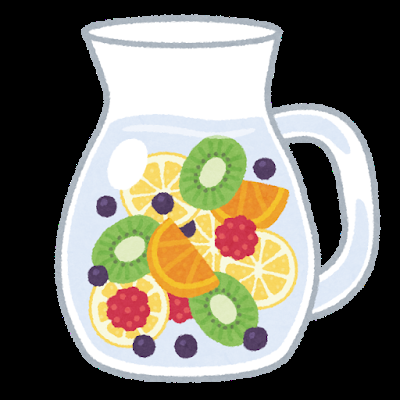
#> input picture sample/irasutoya_drink.png, 400 x 400 px, found by its file name
$ jupyter execute scikit-image.ipynb
#> lines starting #> are read from the running program, lines starting #| are printed output that depends on the picture; after the words box and inside, x2 and y2 are one past the last pixel; in counts of white or black regions, pixels touching at a corner belong together
<a href="https://colab.research.google.com/github/shizoda/education/blob/main/image/scikit-image.ipynb" target="_parent"></a>

# 🖼️ デジタル画像の基礎

このノートブックは、デジタル画像の基本的な概念を実践的に学ぶためのものです。コンピュータが画像をどのように「見て」いるのか、つまり「数値の集まり」としてどう扱っているのかを理解することを目的とします。

今回は、一枚の画像の中から特徴的な部分（ROI: Region of Interest）を自動で見つけ出し、その部分を構成するピクセルの値を実際に目で見て確認します。

## 📖 このノートブックで学べること
* Pythonを使った画像の読み込み、リサイズ、色空間の変換
* カラー画像がR (Red), G (Green), B (Blue) の3つのチャンネルから成り立つことの理解
* 「関心領域（ROI）」の概念と、その自動探索アルゴリズムの実装
    * 色の鮮やかさ（色彩情報）とコントラスト（輝度情報）を評価指標とする方法を学びます。
* 画像の特定領域を拡大し、ピクセル単位の数値データを可視化する方法

## 🛠️ ツールの使い方
このノートブックは、インタラクティブなUIを備えています。

1.  **ROI（関心領域）の設定**フォームが表示されます。
2.  **自動探索モード**
    * デフォルト（`manual_x = -1`）のままコードを実行すると、プログラムが画像内で最も特徴的だと判断した領域を自動で探し、その座標（X, Y）を出力します。
3.  **手動設定モード**
    * `manual_x`と`manual_y`に0以上の整数値を入力すると、指定した座標を左上としてROIが設定されます。自動探索で見つかった座標や、自分で試したい座標を入力して結果を比較してみましょう。

それでは、実際にコードを実行して、画像に含まれる値を確認してみましょう。

[cell 1]
# @markdown ### ROI（関心領域）の設定
# @markdown `manual_x` か `manual_y` に-1を設定すると自動探索モードになります。
# @markdown 0以上の値を設定すると、その座標がROIの左上隅として手動で設定されます。
# @markdown ---
manual_x = -1  # @param {type:"integer"}
manual_y = -1  # @param {type:"integer"}
manual_width = 7  # @param {type:"integer"}
manual_height = 10 # @param {type:"integer"}

import cv2
import numpy as np
import matplotlib.pyplot as plt
import urllib.request
from matplotlib.colors import LinearSegmentedColormap

# 画像のダウンロード
url = "https://raw.githubusercontent.com/shizoda/education/refs/heads/main/sample/irasutoya_drink.png"
image_path = "/tmp/downloaded_image.png"

try:
    with urllib.request.urlopen(url) as response, open(image_path, 'wb') as f:
        f.write(response.read())
except Exception as e:
    print(f"画像のダウンロードに失敗しました。エラー: {e}")
    exit()

# 画像の読み込み (アルファチャンネルを保持)
image = cv2.imread(image_path, cv2.IMREAD_UNCHANGED)
#> image is the input picture: shape (400, 400, 4); mean B, G, R, A 106.3, 118, 120.9, 140.6

if image is None:
    print("画像の読み込みに失敗しました。")
    exit()

# アルファチャンネルがある場合、透明部分を白に変換
if image.shape[2] == 4:
    alpha_channel = image[:,:,3]
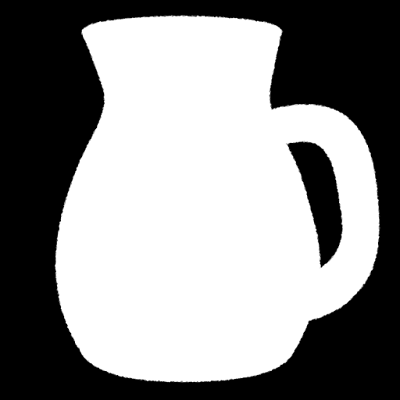
#> alpha_channel: shape (400, 400); min 0, max 255, mean 140.6
    image[alpha_channel == 0] = [255, 255, 255, 255]
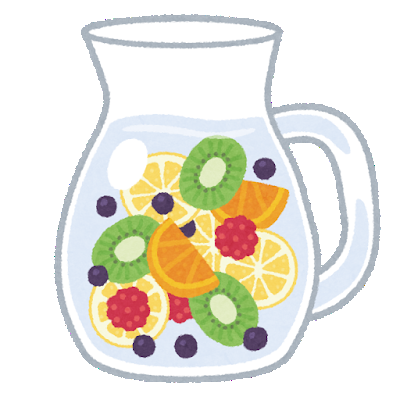
#> image: shape (400, 400, 4); mean B, G, R, A 218.3, 230.1, 233, 252.7

# BGR/BGRAからRGBに変換
if image.shape[2] == 4:
    image_rgb_orig = cv2.cvtColor(image, cv2.COLOR_BGRA2RGB)
else:
    image_rgb_orig = cv2.cvtColor(image, cv2.COLOR_BGR2RGB)

# 画像を128x128にリサイズ
target_size = (128, 128)
image_rgb = cv2.resize(image_rgb_orig, target_size, interpolation=cv2.INTER_AREA)
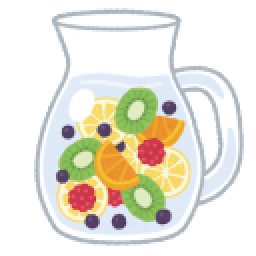
#> image_rgb: shape (128, 128, 3) (shown 2 times larger); mean R, G, B 233, 230.1, 218.3

# グレースケール変換
gray = cv2.cvtColor(image_rgb, cv2.COLOR_RGB2GRAY)
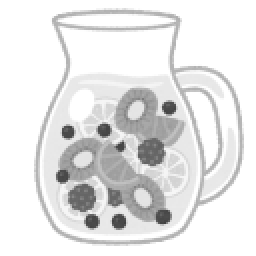
#> gray: shape (128, 128) (shown 2 times larger); min 65, max 255, mean 229.6

# --- ROIの決定ロジック ---
final_x, final_y, final_w, final_h = 0, 0, manual_width, manual_height

if manual_x < 0 or manual_y < 0:
    print("自動モードでROIを探索します...")
    # ▼▼▼ バランス調整用の重み ▼▼▼
    w_color = 3.0
    w_variance = 10.0

    best_x, best_y = -1, -1
    max_combined_score = -1

    scan_width = image_rgb.shape[1] - final_w
#> scan_width = 121
    scan_height = image_rgb.shape[0] - final_h
#> scan_height = 118

    if scan_width >= 0 and scan_height >= 0:
        for y in range(scan_height):
            for x in range(scan_width):
                roi_rgb = image_rgb[y:y+final_h, x:x+final_w]

                # 1. カラフルさのスコア
                roi_r = roi_rgb[:, :, 0].astype(np.int16)
                roi_g = roi_rgb[:, :, 1].astype(np.int16)
                roi_b = roi_rgb[:, :, 2].astype(np.int16)
                color_diff_score = np.sum(np.abs(roi_r - roi_g)) + \
                                   np.sum(np.abs(roi_g - roi_b)) + \
                                   np.sum(np.abs(roi_b - roi_r))

                # 2. 明るさの分散スコア
                roi_gray = gray[y:y+final_h, x:x+final_w]
                variance_score = np.var(roi_gray)

                # 3. 最終スコア
                combined_score = (w_color * color_diff_score) + (w_variance * variance_score)

                if combined_score > max_combined_score:
                    max_combined_score = combined_score
                    best_x, best_y = x, y
#> after the loop, best_x = 44; best_y = 94; max_combined_score = 87108.9

        final_x, final_y = best_x, best_y
#> final_x = 44; final_y = 94
        print(f"探索結果: X={final_x}, Y={final_y} にROIを自動設定しました。")
#| 探索結果: X=44, Y=94 にROIを自動設定しました。
    else:
        print("画像サイズが探索領域より小さいため、自動探索をスキップしました。")

else:
    print(f"手動モード: X={manual_x}, Y={manual_y} にROIを設定します。")
    final_x, final_y = manual_x, manual_y

# --- ここから後続の処理 ---
# 座標が画像の範囲外にならないように補正
final_x = max(0, min(final_x, image_rgb.shape[1] - final_w))
final_y = max(0, min(final_y, image_rgb.shape[0] - final_h))

# 見つかった領域を矩形で囲む
image_with_rect = image_rgb.copy()
cv2.rectangle(image_with_rect, (final_x, final_y), (final_x + final_w, final_y + final_h), (0, 0, 255), 1)
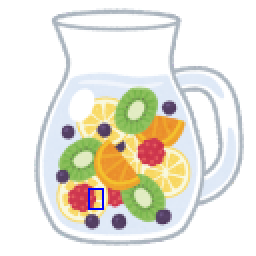
#> image_with_rect: shape (128, 128, 3) (shown 2 times larger); 0.21% of pixels changed, all inside (x1, y1, x2, y2) = (44, 94, 52, 105)

# 拡大する部分の座標
roi_gray = gray[final_y:final_y+final_h, final_x:final_x+final_w]
roi_r = image_rgb[final_y:final_y+final_h, final_x:final_x+final_w, 0]
roi_g = image_rgb[final_y:final_y+final_h, final_x:final_x+final_w, 1]
roi_b = image_rgb[final_y:final_y+final_h, final_x:final_x+final_w, 2]

# (以下、グラフ描画のコードは変更なし)
# ... (ピクセル値プロット用の関数やカスタムカラーマップ定義) ...

# ピクセル値を文字として表示し、格子を描画する汎用関数
def show_channel_with_grid_and_values(ax, data, title, cmap='gray', vmin=0, vmax=255):
    ax.imshow(data, cmap=cmap, vmin=vmin, vmax=vmax)
    ax.set_title(title)
    ax.axis("off")
    # 格子を描画
    for i in range(data.shape[0] + 1):
        ax.axhline(i - 0.5, color='white', lw=1)
    for j in range(data.shape[1] + 1):
        ax.axvline(j - 0.5, color='white', lw=1)
    for i in range(data.shape[0]):
        for j in range(data.shape[1]):
            # テキストの色を濃度値に応じて変更
            if "Red Channel" in title: text_color = "white"  # if data[i, j] <= 230 else "black"
            elif "Blue Channel" in title: text_color = "white"
            else: text_color = "white" if data[i, j] < 128 else "black"
            ax.text(j, i, f"{data[i, j]:3}", ha="center", va="center", color=text_color, fontsize=10)

# カスタムカラーマップを定義
cdict_red = {'red':   ((0.0, 0.0, 0.0), (1.0, 1.0, 1.0)), 'green': ((0.0, 0.0, 0.0), (1.0, 0.0, 0.0)), 'blue':  ((0.0, 0.0, 0.0), (1.0, 0.0, 0.0))}
Red_cmap = LinearSegmentedColormap('Red_cmap', segmentdata=cdict_red, N=256)
cdict_green = {'red':   ((0.0, 0.0, 0.0), (1.0, 0.0, 0.0)), 'green': ((0.0, 0.0, 0.0), (1.0, 1.0, 1.0)), 'blue':  ((0.0, 0.0, 0.0), (1.0, 0.0, 0.0))}
Green_cmap = LinearSegmentedColormap('Green_cmap', segmentdata=cdict_green, N=256)
cdict_blue = {'red':   ((0.0, 0.0, 0.0), (1.0, 0.0, 0.0)), 'green': ((0.0, 0.0, 0.0), (1.0, 0.0, 0.0)), 'blue':  ((0.0, 0.0, 0.0), (1.0, 1.0, 1.0))}
Blue_cmap = LinearSegmentedColormap('Blue_cmap', segmentdata=cdict_blue, N=256)

# --- グラフ描画 ---
# 1. 全体像のプロット
fig = plt.figure(figsize=(8, 7))

ax1 = fig.add_subplot(3, 4, 1)
ax1.imshow(image_rgb)
ax1.set_title(f"Resized ({target_size[0]}x{target_size[1]})")
ax1.axis("off")

ax4 = fig.add_subplot(3, 4, 2)
ax4.imshow(image_rgb[:,:,0], cmap=Red_cmap)
ax4.set_title("Red Channel")
ax4.axis("off")

ax5 = fig.add_subplot(3, 4, 3)
ax5.imshow(image_rgb[:,:,1], cmap=Green_cmap)
ax5.set_title("Green Channel")
ax5.axis("off")

ax6 = fig.add_subplot(3, 4, 4)
ax6.imshow(image_rgb[:,:,2], cmap=Blue_cmap)
ax6.set_title("Blue Channel")
ax6.axis("off")

ax2 = fig.add_subplot(3, 4, 5)
ax2.imshow(gray, cmap='gray')
ax2.set_title("Grayscale Image")
ax2.axis("off")

ax3 = fig.add_subplot(3, 4, 6)
ax3.imshow(image_with_rect)
ax3.set_title("Region of Interest")
ax3.axis("off")

# 拡大している領域の周囲 32x24 画素を切り出し表示
enlarged_w, enlarged_h = 32, 24
enlarged_x = max(0, final_x - (enlarged_w - final_w) // 2)
#> enlarged_x = 32
enlarged_y = max(0, final_y - (enlarged_h - final_h) // 2)
#> enlarged_y = 87
roi_enlarged = image_with_rect[enlarged_y:enlarged_y+enlarged_h, enlarged_x:enlarged_x+enlarged_w]
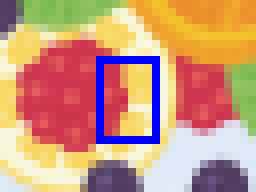
#> roi_enlarged: shape (24, 32, 3) (shown 8 times larger); mean R, G, B 202.2, 153.1, 125.3
ax7 = fig.add_subplot(3, 4, 7)
ax7.imshow(roi_enlarged)
ax7.set_title(f"Enlarged Region")
ax7.axis("off")

plt.tight_layout()
plt.show()
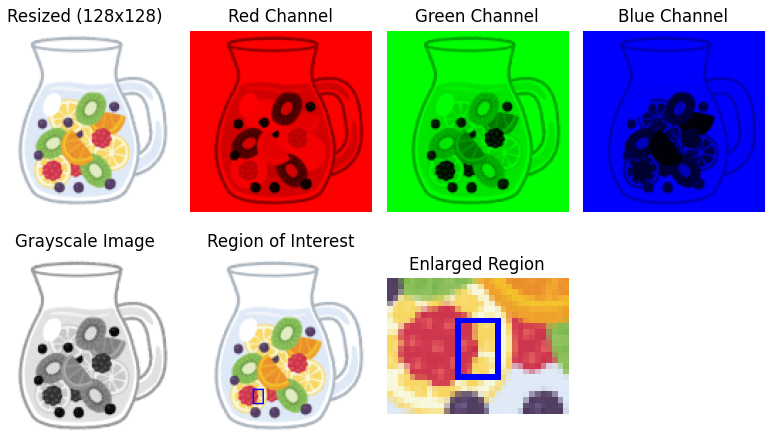
#> figure drawn by matplotlib, 7 panels

# 2. ROIの詳細プロット
fig, axes = plt.subplots(1, 4, figsize=(9, 4))
show_channel_with_grid_and_values(axes[3], roi_b, "Blue Channel (ROI)", cmap=Blue_cmap)
show_channel_with_grid_and_values(axes[2], roi_g, "Green Channel (ROI)", cmap=Green_cmap)
show_channel_with_grid_and_values(axes[1], roi_r, "Red Channel (ROI)", cmap=Red_cmap)
show_channel_with_grid_and_values(axes[0], roi_gray, "Grayscale (ROI)")
plt.tight_layout()
plt.show()
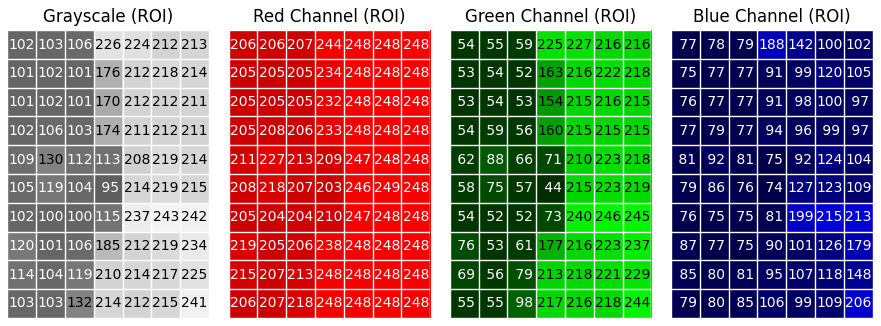
#> figure drawn by matplotlib, 4 panels

---
## 🎞️ 演習: scikit-image によるフィルタリング

前のセルでは、画像のうち特定の領域のピクセル値を直接確認しました。

ここからは演習として、`scikit-image` というライブラリを使って、Numpy 配列として読み込んだ画像に**フィルタリング処理**を適用してみましょう。`scikit-image` は、Numpy 配列を直接操作することに特化した科学計算・画像処理ライブラリです。

[cell 2]
# --- セル 1: 🚀 ライブラリのインポートと画像のロード ---
# このセルは、演習に必要なライブラリをインポートし、
# 題材となる画像をロードするためのものです。

from skimage import data, transform, color, filters, io, morphology
from skimage.util import img_as_float, img_as_ubyte
import matplotlib.pyplot as plt
import numpy as np

# 演習用に 'astronaut' (カラー) 画像をロードします
# この画像は (512, 512, 3) の形状を持つ uint8 型の Numpy 配列です
try:
    image_color = data.astronaut()
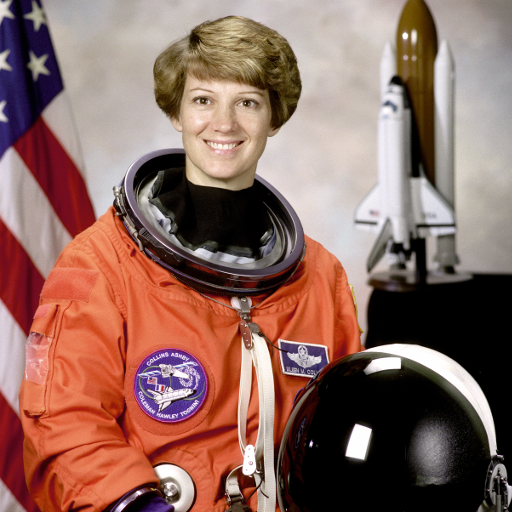
#> input picture skimage.data.astronaut(), 512 x 512 px
#> image_color is the input picture: shape (512, 512, 3); mean R, G, B 141.6, 105.8, 96.5

    print(f"画像 'astronaut' を image_color 変数にロードしました。")
    print(f"変数の型 (type): {type(image_color)}")
#| 変数の型 (type): <class 'numpy.ndarray'>
    print(f"配列の形状 (shape): {image_color.shape}")
#| 配列の形状 (shape): (512, 512, 3)
    print(f"データ型 (dtype): {image_color.dtype}")
#| データ型 (dtype): uint8
    print(f"最小値: {image_color.min()}, 最大値: {image_color.max()}")
#| 最小値: 0, 最大値: 255

    # --- 画像の表示 ---
    # キャプションが下に来るように、plt.title() ではなく ax.set_xlabel() を使用します
    fig, ax = plt.subplots(figsize=(5, 5))
    ax.imshow(image_color)
    ax.set_title("") # 上のタイトルは空に
    ax.set_xlabel("Original Color (image_color)") # 下にキャプション
    ax.axis('off')
    plt.show()

except Exception as e:
    print(f"画像の読み込み中にエラーが発生しました: {e}")

---
### 🎨 2. グレースケール変換

カラー画像（RGBの3チャンネル）は、`shape` が `(高さ, 幅, 3)` となっています。

これを**グレースケール**（白黒の濃淡）画像に変換しましょう。グレースケール画像は「輝度（明るさ）」のみを表す1チャンネルの画像であり、`shape` は `(高さ, 幅)` となります。

`skimage.color.rgb2gray()` 関数は、人間の視覚特性を考慮した以下の計算式（輝度 $Y$）を用いて、3チャンネルを1チャンネルに合成します。

$$Y = 0.2126 \times R + 0.7152 \times G + 0.0722 \times B$$

**演習:**
`image_color`（0-255 の uint8）を `skimage.util.img_as_float()` を使って `[0.0, 1.0]` の float 型に変換し、それを `skimage.color.rgb2gray()` に渡して `image_gray` に格納してください。

[cell 3]
# --- セル 2: 演習 (グレースケール変換) ---

try:
    # 演習 2-1: 元画像を [0, 1] の float 型に変換
    image_float = img_as_float(image_color)

    # ▼▼▼ 演習 2-2: image_float をグレースケールに変換し、image_gray に格納してください ▼▼▼
    # 前のセルで from skimage import data, transform, color, filters, io, morphology と書かれているので、skimage.color はすでに使えます


    # ▲▲▲ 演習ここまで ▲▲▲

    print(f"元の形状: {image_color.shape} -> グレースケール後の形状: {image_gray.shape}")
    print(f"グレースケール後のデータ型: {image_gray.dtype}") # float64 になります

    # --- 比較表示 ---
    fig, axes = plt.subplots(1, 2, figsize=(10, 5))

    ax = axes[0]
    ax.imshow(image_color)
    ax.set_title("")
    ax.set_xlabel("Color Image")
    ax.axis('off')

    ax = axes[1]
    ax.imshow(image_gray, cmap='gray')
    ax.set_title("")
    ax.set_xlabel("Grayscale Image (image_gray)")
    ax.axis('off')

    plt.savefig("grayscale_comparison.png")
    plt.show()

except NameError:
    print("エラー: 'image_color' がありません。セル1を先に実行してください。")
except Exception as e:
    print(f"処理中にエラーが発生しました: {e}")

---
### 🌫️ 3. 平滑化 (ガウシアンフィルタ)

`image_gray` には、画像のザラつき（ノイズ）が含まれています。**平滑化**（ぼかし）は、ノイズを軽減し、画像を滑らかにするための処理です。

`skimage.filters.gaussian()` は、ガウス関数（釣鐘状のカーネル）を使い、中心画素に近いほど重みを大きくして周囲の画素と平均化します。

`sigma` パラメータでぼかしの強さ（標準偏差）を指定します。`sigma` が大きいほど、より広範囲の画素が平均化され、ぼかしが強くなります。

**演習:**
`image_gray`（float型）に `filters.gaussian()` を適用し、`sigma=2.0` を指定して `image_smooth` に格納してください。

[cell 4]
# --- セル 3: 演習 (ガウシアンフィルタ) ---
try:
    SIGMA_VALUE = 2.0 # この値を変えてもOK

    # ▼▼▼ 演習 3-1: image_gray にガウシアンフィルタを適用し、image_smooth に格納 ▼▼▼

    # ▲▲▲ 演習ここまで ▲▲▲

    print(f"ガウシアンフィルタ適用 (sigma={SIGMA_VALUE})")

    # --- 比較表示 ---
    fig, axes = plt.subplots(1, 2, figsize=(10, 5))

    ax = axes[0]
    ax.imshow(image_gray, cmap='gray')
    ax.set_title("")
    ax.set_xlabel("Grayscale")
    ax.axis('off')

    ax = axes[1]
    ax.imshow(image_smooth, cmap='gray')
    ax.set_title("")
    ax.set_xlabel(f"Smoothed (sigma={SIGMA_VALUE})")
    ax.axis('off')

    plt.savefig("smoothed_astronaut.png")
    plt.show()

except NameError:
    print("エラー: 'image_gray' がありません。セル2を先に実行してください。")
except Exception as e:
    print(f"処理中にエラーが発生しました: {e}")

---
### 🔪 4. 演習 (コード + 記述): エッジ検出 (Sobelフィルタ)

**エッジ検出**は、輝度（明るさ）が急激に変化する部分、すなわち物体の輪郭（エッジ）を見つける処理です。

`skimage.filters.sobel()` は、画像（Numpy 配列）の各画素において、周囲の画素との輝度の差（勾配）を計算します。差が大きい場所（エッジ）ほど値が 1.0 (白) に近くなります。

**演習 (コード):**
`image_gray`（元のグレースケール画像）に `filters.sobel()` を適用し、`image_edge` という変数に格納してください。

[cell 5]
# --- セル 4: 演習 (エッジ検出) ---

try:
    # ▼▼▼ 演習 4-1: image_gray に Sobel フィルタを適用し、image_edge に格納 ▼▼▼


    # ▲▲▲ 演習ここまで ▲▲▲

    print("Sobel エッジ検出結果 (元画像)")

    # --- 比較表示 ---
    fig, axes = plt.subplots(1, 2, figsize=(10, 5))

    ax = axes[0]
    ax.imshow(image_gray, cmap='gray')
    ax.set_title("")
    ax.set_xlabel("Grayscale")
    ax.axis('off')

    ax = axes[1]
    ax.imshow(image_edge, cmap='gray')
    ax.set_title("")
    ax.set_xlabel("Edge Detection (Sobel)")
    ax.axis('off')

    plt.savefig("edge_astronaut.png")
    plt.show()

except NameError:
    print("エラー: 'image_gray' がありません。セル2を先に実行してください。")
except Exception as e:
    print(f"処理中にエラーが発生しました: {e}")

---
### ⚫⚪ 5. 演習: しきい値の自動決定（大津の二値化）

`astronaut` の画像はヒストグラムが複雑で、単純な二値化（白黒化）には向きません。
そこで、`skimage.data.camera()` （カメラマン）という、白黒の濃淡がはっきりした画像に切り替えます。

**大津の二値化** (`filters.threshold_otsu`) は、画像全体の輝度ヒストグラムを分析し、「クラス間分散」が最大になる最適なしきい値を自動で決定します。これにより、背景と前景を最もよく分離できます。

**演習:**
`image_camera` をロードした後、`filters.threshold_otsu()` を使ってしきい値 `thresh` を計算し、`image_camera > thresh` という条件式で二値化画像 `binary_camera` を作成してください。

[cell 6]
# --- セル 5: 演習 (大津の二値化) ---

try:
    # 演習用に 'camera' (グレースケール) 画像をロード
    image_camera = data.camera()
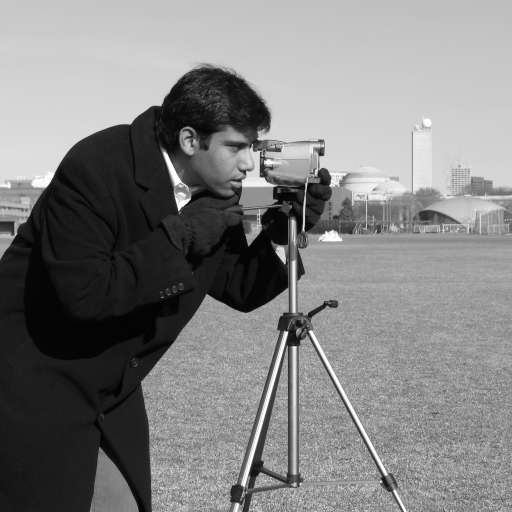
#> input picture skimage.data.camera(), 512 x 512 px
#> image_camera is the input picture: shape (512, 512); min 0, max 255, mean 129.1
    print(f"画像 'camera' をロードしました。 shape: {image_camera.shape}")
#| 画像 'camera' をロードしました。 shape: (512, 512)

    # ▼▼▼ 演習 5-1: image_camera から大津のしきい値(thresh)を計算 ▼▼▼


    # ▼▼▼ 演習 5-2: しきい値 thresh を使って image_camera を二値化 (binary_camera) ▼▼▼


    # ▲▲▲ 演習ここまで ▲▲▲

    print(f"大津のしきい値: {thresh}")

    # --- 比較表示 ---
    fig, axes = plt.subplots(1, 2, figsize=(10, 5))

    ax = axes[0]
    ax.imshow(image_camera, cmap='gray')
    ax.set_title("")
    ax.set_xlabel("Camera (Grayscale)")
    ax.axis('off')

    ax = axes[1]
    ax.imshow(binary_camera, cmap='gray')
    ax.set_title("")
    ax.set_xlabel(f"Otsu's Binarization (Thresh={thresh})")
    ax.axis('off')

    plt.savefig("binary_camera.png")
    plt.show()

except Exception as e:
    print(f"処理中にエラーが発生しました: {e}")
